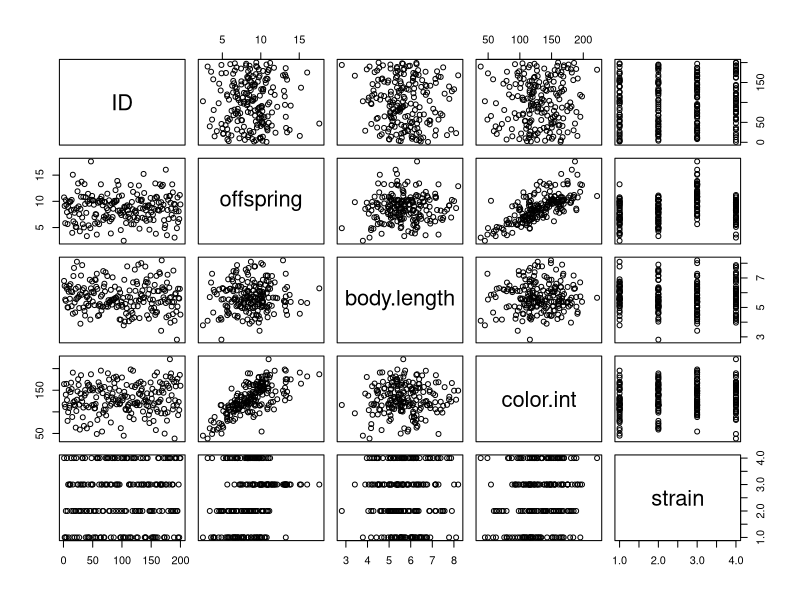

R code for this plot:
# you are interested in whether different majors
# have different probabilities of accepting a
# covid-19 vaccine to do this you survey 200 students from
# each of 5 majors

dat <- matrix(,2,5)
colnames(dat) <- c("Biology", "Math", "Business", "Management", "Engineering")
row.names(dat) <- c("accept", "reject")
for(i in 1:5){
  set.seed(i)
  dat[1, i] <- rpois(1, 180)
  dat[2, i] <- 200 - dat[1, i]
}
chisq.test(dat)
write.csv(dat, file="vac.rates.csv")

# You sample birds from two field sites. At each site you count the
# number of nasal mites that are found in each bird. Determine whether
# the parasite load is the same for your two samples of birds

set.seed(1)
site1 <- round(rnorm(15, mean=10, sd=4))
site2 <- round(rnorm(23, mean=13, sd=4))
dat <- data.frame(c(site1, site2),
                  c(rep(1, 15), rep(2, 23)))
colnames(dat) <- c("count", "site")
t.test(site1, site2)
write.csv(dat, file="mite.count.csv")

# You are interested in the impact of different feeds on
# the growth of chickens. Identify the feed that leads to
# the highest mean weight and all other feeds that are not
# significantly different from this feed.
dat <- chickwts
types <- unique(dat$feed)
means <- c()
for(i in 1:length(types)){
  means[i] <- mean(dat$weight[dat$feed == types[i]])
}
names(means) <- as.character(types)
means <- means[order(means)]
# sunflower is highest
fit <- anova(lm(dat$weight~dat$feed))
fit <- aov(lm(dat$weight~dat$feed))
TukeyHSD(fit)



# you are interested in what determines the reproductive success of
# of betta fish. You have recorded size, color intensity, and strain
# information for each fish. Determine which variable(s) is predictive of
# reproductive success.
sampsize <- 200
body.length <- rnorm(sampsize, mean=5.7, sd = 1)
color.int <- sample(rnorm(sampsize, mean = 129, sd = 35))
strain <- as.factor(sample(c("veil", "crown", "plakat", "spade"), sampsize, replace=T))
ID <- 1:sampsize
strain.effect <- as.numeric(strain)
strain.effect[strain.effect != 3] <- 0
offspring <- rnorm(sampsize, mean = (body.length*.25), sd=.25) +
             rnorm(sampsize, mean = (color.int*.05)) +
             rpois(sampsize, as.numeric(strain.effect))
dat <- data.frame(ID, offspring, body.length, color.int, strain)
plot(dat)
dat$offspring <- round(dat$offspring)
fit <- glm(dat$offspring ~ dat$body.length + dat$color.int + dat$strain)
summary(fit)
write.csv(dat, "betta.csv")
